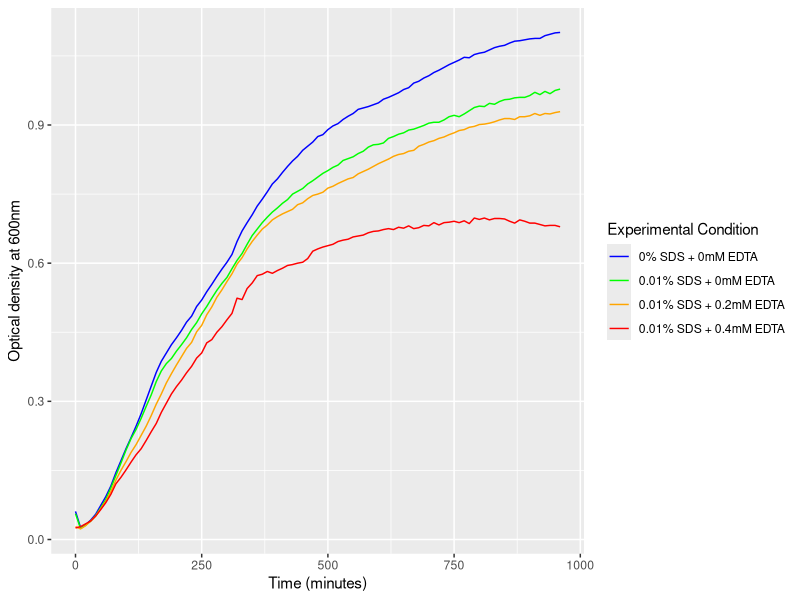

Write the R code that produced this figure.
### supplemental growth curve - WT + BrkA

#install and load necessary packages
#install.packages('tidyverse') #uncomment if not installed

library(tidyverse)

#set up plot aesthetics - keep consistent across plots
x_order <- c("PC", "E0", "E2", "E4")
x_names <- c("0% SDS + 0mM EDTA", "0.01% SDS + 0mM EDTA", "0.01% SDS + 0.2mM EDTA", "0.01% SDS + 0.4mM EDTA")
colours <-c("blue", "green", "orange", "red")

#read data
wtbrka <- read_csv('supp_WTBrkA/all growth curves - WTBrkA.csv')

#calculate technical replicate averages to get biological replicates
wtbrka_bioreps <- wtbrka |>
  group_by(time) |>
  summarize(PC1 = mean(PC1.1:PC1.3),
            PC2 = mean(PC2.1:PC2.2),
            PC3 = mean(PC3.1:PC3.2),
            PC4 = mean(PC4.1:PC4.2),
            E0.1 = mean(E0.1.1:E0.1.3),
            E0.2 = mean(E0.2.1:E0.2.2),
            E0.3 = mean(E0.3.1:E0.3.2),
            E0.4 = mean(E0.4.1:E0.4.2),
            E2.1 = mean(E2.1.1:E2.1.3),
            E2.2 = mean(E2.2.1:E2.2.2),
            E2.3 = mean(E2.3.1:E2.3.2),
            E2.4 = mean(E2.4.1:E2.4.2),
            E4.1 = mean(E4.1.1:E4.1.3),
            E4.2 = mean(E4.2.1:E4.2.2),
            E4.3 = mean(E4.3.1:E4.3.2),
            E4.4 = mean(E4.4.1:E4.4.2))

#calculate biological replicate averages
wtbrka_avg <- wtbrka_bioreps |>
  group_by(time) |>
  summarize(PC = mean(PC1:PC4),
            E0 = mean(E0.1:E0.4),
            E2 = mean(E2.1:E2.4),
            E4 = mean(E4.1:E4.4)) |>
  gather(conc, od, -time) |>
  add_column(n = c(1:388)) #make column with unrepeated values for full_join to work

#calculate standard deviations
wtbrka_sd <- wtbrka_bioreps |>
  group_by(time) |>
  summarize(PC_sd = sd(c_across(PC1:PC4)),
            E0_sd = sd(c_across(E0.1:E0.4)),
            E2_sd = sd(c_across(E2.1:E2.4)),
            E4_sd = sd(c_across(E4.1:E4.4))) |>
  gather(conc_sd, sd, -time) |>
  add_column(n = c(1:388)) #make column with unrepeated values for full_join to work

#join od and sd and make clean dataframe
wtbrka_clean <- full_join(wtbrka_avg, wtbrka_sd) |>
  select(!(n:conc_sd))

#reorder data by EDTA concentration condition
wtbrka_clean$conc <- factor(wtbrka_clean$conc , levels = x_order)

#plot growth curves
growth_curve_wtbrka <- ggplot(wtbrka_clean) +
  geom_line(aes(x = time, y = od, colour = conc)) +
  xlab('Time (minutes)') +
  ylab('Optical density at 600nm') +
  labs(colour = 'Experimental Condition') +
  scale_colour_discrete(type = colours,
                        labels = x_names)
growth_curve_wtbrka
